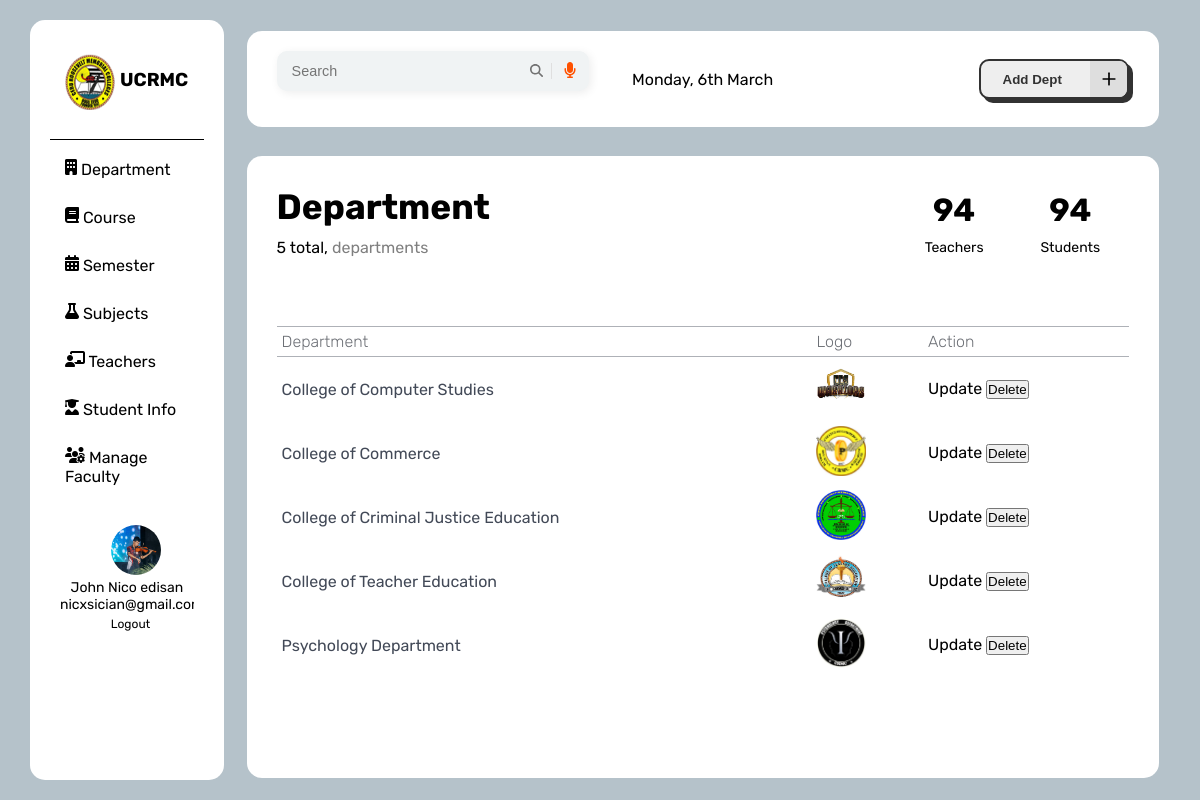
/CRMC_SYSTEM/department.php, run on an earlier commit of the app's database.
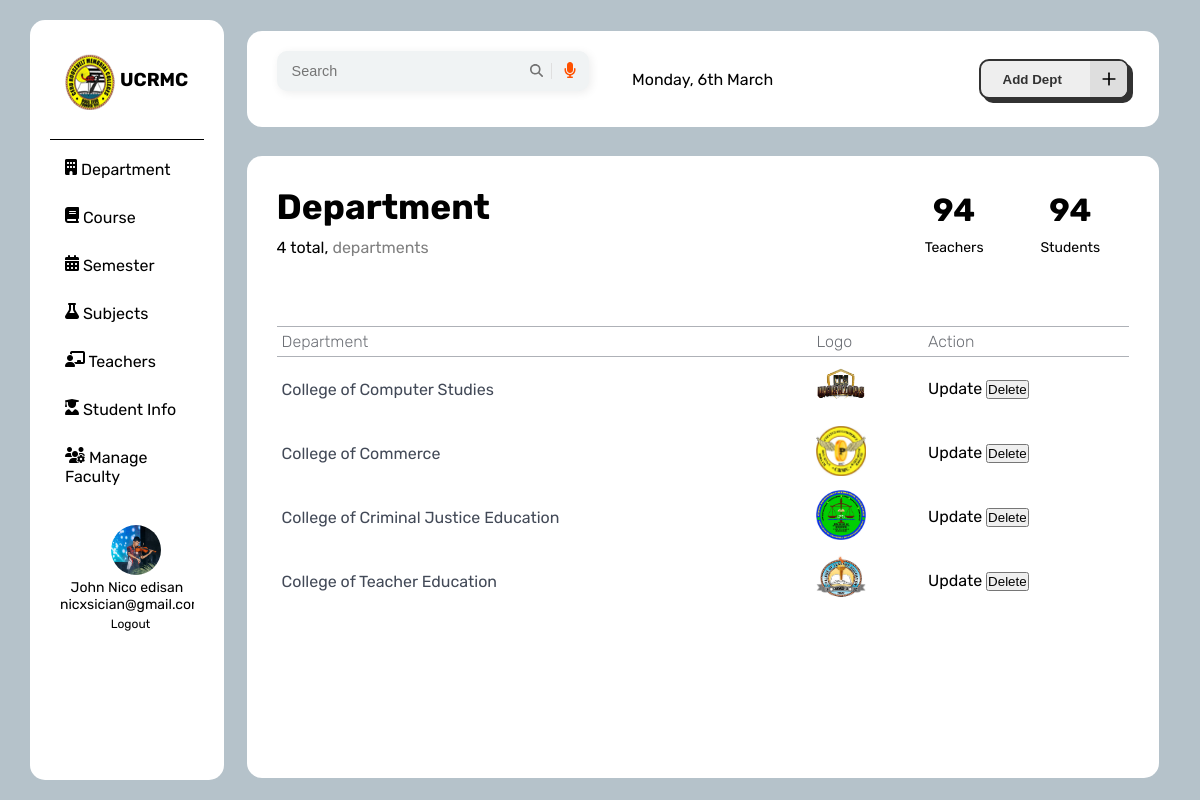
And on a later commit of the database.
### tables this page shows
CREATE TABLE `department` (
  `departmentID` int(11) NOT NULL,
  `departmentName` varchar(50) NOT NULL,
  `departmentLogo` varchar(50) NOT NULL
);

### CRMC_SYSTEM/php/departmentCommands.php (called while the page is built, shortened)
<?php
$conn = new Connection();
$pdo = $conn->openConnection();
$stmt = $pdo->query("SELECT * FROM department");
$departments = $stmt->fetchAll(PDO::FETCH_ASSOC);

### CRMC_SYSTEM/department.php (the view, shortened to what this page needs)
<?php
include 'php/departmentCommands.php';
?>
<!DOCTYPE html>
<html lang="en">
<head>
    <link href='https://unpkg.com/boxicons@2.1.4/css/boxicons.min.css' rel='stylesheet'>
    <link rel="stylesheet" href="https://cdnjs.cloudflare.com/ajax/libs/font-awesome/6.5.1/css/all.min.css" />
    <link rel="stylesheet" href="css/dashboard.css">
</head>
<body>
    <div class="container">
        <div class="sidebar">
            <div class="logo">
                <img src="assets/crmc-logo.png" alt="">
                <h3>UCRMC</h3>
            </div>
            <ul class="navbar">
                <li><a href="department.php"><i class="fas fa-building"></i> Department</a></li>
                <li><a href="course.php"><i class="fas fa-book"></i> Course</a></li>
                <li><a href="semester.php"><i class="fas fa-calendar-alt"></i> Semester</a></li>
                <li><a href="subject.php"><i class="fas fa-flask"></i> Subjects</a></li>
                <li><a href="teacherInfo.php"><i class="fas fa-chalkboard-teacher"></i> Teachers</a></li>
                <li><a href="studentInfo.php"><i class="fas fa-user-graduate"></i> Student Info</a></li>
                <li><a href="manage.php"><i class="fas fa-users-cog"></i> Manage Faculty</a></li>
            </ul>
            <div class="account">
                <img src="assets/nico.jpg" alt="Profile Picture">
                <div class="account-info">
                    <p>John Nico edisan</p>
                    <p>nicxsician@gmail.com</p>
                    <a style="position: relative; left: 38%; font-size: 12px;" href="home.php">Logout</a>
                </div>
            </div>
        </div>
        <div class="header">
        <div class="InputContainer">
  <input type="text" name="text" class="input" id="input" placeholder="Search">
  <label for="input" class="labelforsearch">
<svg viewBox="0 0 512 512" class="searchIcon"><path d="M416 208c0 45.9-14.9 88.3-40 122.7L502.6 457.4c12.5 12.5 12.5 32.8 0 45.3s-32.8 12.5-45.3 0L330.7 376c-34.4 25.2-76.8 40-122.7 40C93.1 416 0 322.9 0 208S93.1 0 208 0S416 93.1 416 208zM208 352a144 144 0 1 0 0-288 144 144 0 1 0 0 288z"></path></svg>
</label>
<button class="micButton">
</button>
</div>
<div class="time-container">
                <span id="current-time" class="date-text">Monday, 6th March</span>
                   </div>
<div class="cta-container">
<button class="button" type="button" onclick="openPopup()">
    <span class="button__text">Add Dept</span>
    <span class="button__icon"><svg class="svg" fill="none" height="24" stroke="currentColor" stroke-linecap="round" stroke-linejoin="round" stroke-width="2" viewBox="0 0 24 24" width="24" xmlns="http://www.w3.org/2000/svg"><line x1="12" x2="12" y1="5" y2="19"></line><line x1="5" x2="19" y1="12" y2="12"></line></svg></span>
</button>
</div>
</div>
        <div class="table-container">
           <div class="table-heading">
           <div class="left-head">
    <h1 style="font-size: 2.2rem;">Department</h1>
    <p id="courses"><?= count($departments); ?> total, <span style="opacity: 0.5;">departments</span></p>
</div>
            <div class="right-head">
                <div class="right-header-content">
                    <h1 id="teachers">94</h1>
                    <p style="margin-top: 10px;font-size: 14px;">Teachers</p>
                </div>
                <div class="right-header-content">
                    <h1 id="students">94</h1>
                    <p style="margin-top: 10px;font-size: 14px;">Students</p>
                </div>
            </div>
           </div>
           <div class="table">
           <table>
    <thead>
        <tr>
            <th>Department</th>
            <th>Logo</th>
            <th>Action</th>
        </tr>
    </thead>
    <tbody>
        <?php if (!empty($departments)): ?>
            <?php foreach ($departments as $department): ?>
                <tr>
                    <td><?= $department['departmentName']; ?></td>
                    <td>
                        <?php if (!empty($department['departmentLogo'])): ?>
                            <img src="<?= $department['departmentLogo']; ?>" alt="Department Logo" style="width: 50px; height: 50px;">
                        <?php endif; ?>
                    </td>
                    <td>
                    <a href="update_department.php?departmentID=<?= $department['departmentID']; ?>">Update</a>
                        <button onclick="deleteDepartment(<?= $department['departmentID']; ?>)">Delete</button>
                    </td>
                </tr>
            <?php endforeach; ?>
        <?php endif; ?>
    </tbody>
</table>
</div>
        </div>
    </div>
</body>
</html>

### CRMC_SYSTEM/css/dashboard.css (style rules this page uses)
:root { --bgr-color: #b5c2ca; --grid-color: #ffffff; --grid-gap-color: #b5c2ca; --primary-font: 'Rubik'; }
* { margin: 0; padding: 0; box-sizing: border-box; overflow: hidden; }
body { background: var(--bgr-color); font-family: var(--primary-font); }
.container { background: var(--bgr-color); height: 100vh; max-width: 100vw; padding: 20px 30px; }
.sidebar { background: var(--grid-color); height: 100%; width: 17%; border-radius: 15px; margin-right: 30px; padding: 0 20px; }
.navbar { list-style: none; padding: 10px 0; }
.navbar li { margin-bottom: 10px; width: 100%; }
.navbar a { text-decoration: none; color: #000; font-size: 16px; display: block; padding: 9px 0; border-radius: 30px; transition: background-color 0.3s; padding-left: 15px; }
.header, .table-container { background: var(--grid-color); height: 12vh; width: 80%; position: relative; bottom: 93.6vh; left: 19%; border-radius: 15px; }
.table-container { bottom: 90vh; height: 77.8vh; padding: 30px; }
.table-heading { height: 15vh; display: grid; grid-template-columns: 4fr 1.5fr; }
.table-heading > div { height: 100%; }
.right-head { display: flex; justify-content: space-around; }
.right-header-content { text-align: center; }
.logo { border-bottom: 1px #000 solid; height: 15vh; display: flex; align-items: center; padding-left: 10px; }
.logo img { width: 60px; height: 60px; }
#courses { margin-top: 10px; }
#teachers, #students { margin-top: 5px; }
li { list-style: none; }
a { text-decoration: none; color: #000; }
.account { align-items: center; padding: 10px; width: 100%; }
.account img { width: 50px; height: 50px; border-radius: 50%; margin-left: 38%; text-align: center; }
.account-info p { margin: 0; font-size: 14px; text-align: center; }
.InputContainer { height: 40px; display: flex; align-items: center; justify-content: center; background-color: #f0f3f4; border-radius: 10px; overflow: hidden; cursor: pointer; padding-left: 15px; box-shadow: 2px 2px 10px rgba(0, 0, 0, 0.075); margin-top: 20px; margin-left: 30px; }
.input { width: 100%; height: 100%; border: none; outline: none; font-size: 0.9em; caret-color: rgb(255, 81, 0); background: #f0f3f4; }
.labelforsearch { cursor: text; padding: 0px 12px; }
.searchIcon { width: 13px; }
.micIcon { width: 12px; }
.micButton { padding: 0px 15px 0px 12px; border: none; background-color: transparent; height: 40px; cursor: pointer; transition-duration: .3s; }
.header { display: grid; grid-template-columns: 3fr 2fr 3fr; }
.time-container { display: flex; align-items: center; justify-content: center; }
.table { margin-top: 20px; }
table { width: 100%; border-collapse: collapse; }
thead { border-top: 1px solid #aeb1b7; border-bottom: 1px solid #aeb1b7; }
th, td { padding: 5px; text-align: left; color: #424957; }
th { font-weight: lighter; color: #6d7076; }
.cta-container { display: flex; justify-content: right; align-items: center; padding-right: 30px; }
.button { --main-focus: #2d8cf0; --font-color: #323232; --bg-color-sub: #dedede; --bg-color: #eee; --main-color: #323232; position: relative; width: 150px; height: 40px; cursor: pointer; display: flex; align-items: center; border: 2px solid var(--main-color); box-shadow: 4px 4px var(--main-color); background-color: var(--bg-color); border-radius: 10px; overflow: hidden; }
.button, .button__icon, .button__text { transition: all 0.3s; }
.button .button__text { transform: translateX(22px); color: var(--font-color); font-weight: 600; }
.button .button__icon { position: absolute; transform: translateX(109px); height: 100%; width: 39px; background-color: var(--bg-color-sub); display: flex; align-items: center; justify-content: center; }
.button .svg { width: 20px; fill: var(--main-color); }

What changed in the data, as far as the page shows it:
removed department: departmentName "Psychology Department", departmentLogo (picture)
Also different on the page:
count($departments): "5" → "4"
